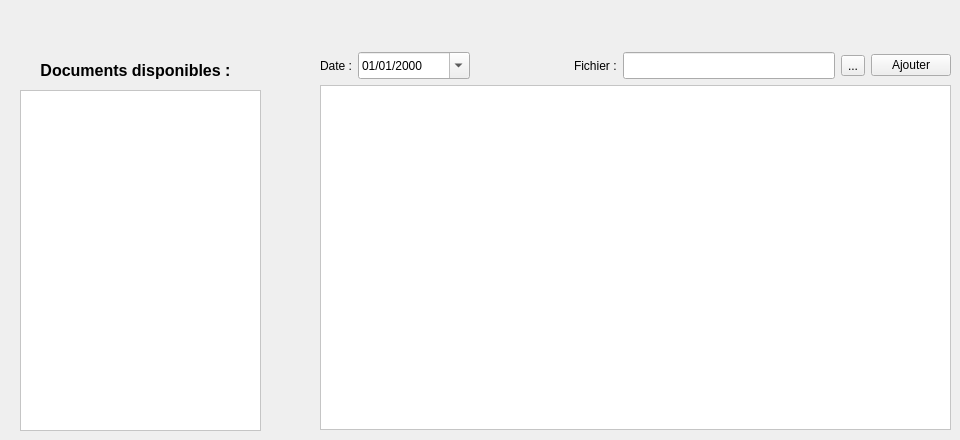
  <widget class="QWidget" name="tab_document">
   <attribute name="title">
    <string>Documents</string>
   </attribute>
   <widget class="QListView" name="listView_doc">
    <property name="geometry">
     <rect>
      <x>20</x>
      <y>90</y>
      <width>241</width>
      <height>341</height>
     </rect>
    </property>
    <property name="styleSheet">
     <string notr="true">background-color: rgb(255, 255, 255);</string>
    </property>
   </widget>
   <widget class="QLabel" name="label_doc">
    <property name="geometry">
     <rect>
      <x>10</x>
      <y>60</y>
      <width>251</width>
      <height>20</height>
     </rect>
    </property>
    <property name="font">
     <font>
      <family>Arial</family>
      <pointsize>12</pointsize>
      <weight>75</weight>
      <bold>true</bold>
     </font>
    </property>
    <property name="text">
     <string>Documents disponibles :</string>
    </property>
    <property name="textFormat">
     <enum>Qt::PlainText</enum>
    </property>
    <property name="alignment">
     <set>Qt::AlignCenter</set>
    </property>
    <property name="buddy">
     <cstring>listView_doc</cstring>
    </property>
   </widget>
   <widget class="QWidget" name="layoutWidget_6">
    <property name="geometry">
     <rect>
      <x>320</x>
      <y>52</y>
      <width>631</width>
      <height>378</height>
     </rect>
    </property>
    <layout class="QVBoxLayout" name="verticalLayout_3">
     <item>
      <layout class="QHBoxLayout" name="horizontalLayout_5">
       <item>
        <widget class="QLabel" name="label_docDate">
         <property name="text">
          <string>Date :</string>
         </property>
        </widget>
       </item>
       <item>
        <widget class="QDateEdit" name="dateEdit_docDate">
         <property name="sizePolicy">
          <sizepolicy hsizetype="Fixed" vsizetype="Fixed">
           <horstretch>0</horstretch>
           <verstretch>0</verstretch>
          </sizepolicy>
         </property>
         <property name="minimumSize">
          <size>
           <width>112</width>
           <height>27</height>
          </size>
         </property>
         <property name="displayFormat">
          <string>dd/MM/yyyy</string>
         </property>
         <property name="calendarPopup">
          <bool>true</bool>
         </property>
        </widget>
       </item>
       <item>
        <spacer name="horizontalSpacer_5">
         <property name="orientation">
          <enum>Qt::Horizontal</enum>
         </property>
         <property name="sizeHint" stdset="0">
          <size>
           <width>20</width>
           <height>20</height>
          </size>
         </property>
        </spacer>
       </item>
       <item>
        <widget class="QLabel" name="label_docFile">
         <property name="text">
          <string>Fichier :</string>
         </property>
         <property name="buddy">
          <cstring>lineEdit_docFile</cstring>
         </property>
        </widget>
       </item>
       <item>
        <widget class="QLineEdit" name="lineEdit_docFile">
         <property name="sizePolicy">
          <sizepolicy hsizetype="Fixed" vsizetype="Fixed">
           <horstretch>0</horstretch>
           <verstretch>0</verstretch>
          </sizepolicy>
         </property>
         <property name="minimumSize">
          <size>
           <width>212</width>
           <height>27</height>
          </size>
         </property>
        </widget>
       </item>
       <item>
        <widget class="QToolButton" name="toolButton_docFile">
         <property name="toolTip">
          <string>Selectionner un fichier</string>
         </property>
         <property name="text">
          <string>...</string>
         </property>
        </widget>
       </item>
       <item>
        <widget class="QPushButton" name="pushButton_docAdd">
         <property name="toolTip">
          <string>Ajouter nouveau document au dossier</string>
         </property>
         <property name="text">
          <string>Ajouter</string>
         </property>
        </widget>
       </item>
      </layout>
     </item>
     <item>
      <widget class="QTextBrowser" name="textBrowser_doc">
       <property name="sizePolicy">
        <sizepolicy hsizetype="Preferred" vsizetype="Fixed">
         <horstretch>0</horstretch>
         <verstretch>0</verstretch>
        </sizepolicy>
       </property>
       <property name="minimumSize">
        <size>
         <width>571</width>
         <height>341</height>
        </size>
       </property>
       <property name="maximumSize">
        <size>
         <width>16777215</width>
         <height>611</height>
        </size>
       </property>
       <property name="styleSheet">
        <string notr="true">background-color: rgb(255, 255, 255);</string>
       </property>
      </widget>
     </item>
    </layout>
   </widget>
  </widget>
